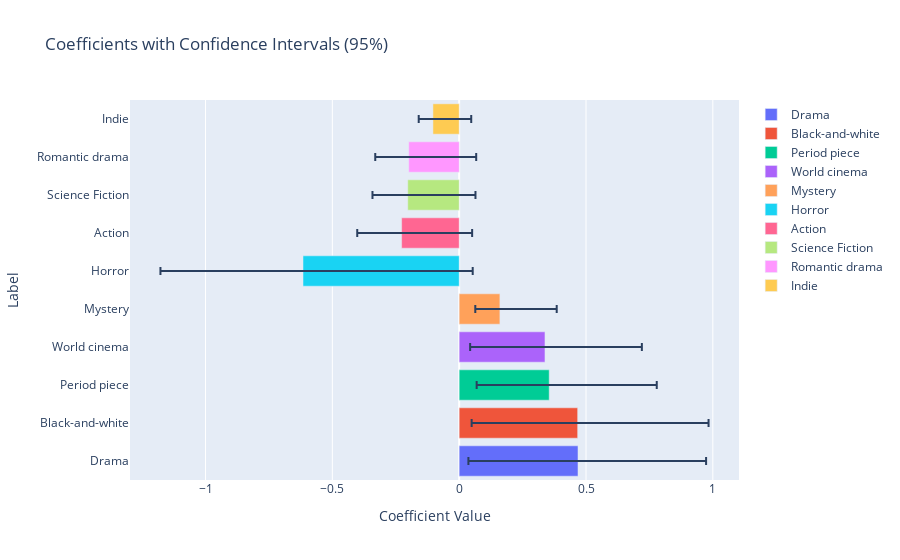

Notebook code cell kept with this figure:
### Markdown cell above
# Predicting Movie rating soleley on genre information

Running linear regression with a 0.8/0.2 or 0.85/0.15 train/test split, we get a mean absolute error of 0.72 for a threshold of 750 (meaning genres with less than 750 representatives aaren't represented), we coul use a stricter or more loosse threshold, the result doesn't change all that much. It would be interresting to if the time when the film went out plays a role in the films' sucess.

### Code cell
show_model(model_genres)

### Figure 1 — Plotly figure (JSON) as saved in the notebook; plotly's stock layout.template omitted (floating-point values rounded to 4 significant figures)
{"data": [{"error_x": {"array": [0.505], "arrayminus": [0.432], "symmetric": false, "type": "data"}, "name": "Drama", "orientation": "h", "type": "bar", "x": [0.4684], "y": ["Drama"]}, {"error_x": {"array": [0.516], "arrayminus": [0.418], "symmetric": false, "type": "data"}, "name": "Black-and-white", "orientation": "h", "type": "bar", "x": [0.4671], "y": ["Black-and-white"]}, {"error_x": {"array": [0.424], "arrayminus": [0.286], "symmetric": false, "type": "data"}, "name": "Period piece", "orientation": "h", "type": "bar", "x": [0.3549], "y": ["Period piece"]}, {"error_x": {"array": [0.382], "arrayminus": [0.295], "symmetric": false, "type": "data"}, "name": "World cinema", "orientation": "h", "type": "bar", "x": [0.3382], "y": ["World cinema"]}, {"error_x": {"array": [0.224], "arrayminus": [0.097], "symmetric": false, "type": "data"}, "name": "Mystery", "orientation": "h", "type": "bar", "x": [0.1605], "y": ["Mystery"]}, {"error_x": {"array": [-0.562], "arrayminus": [-0.669], "symmetric": false, "type": "data"}, "name": "Horror", "orientation": "h", "type": "bar", "x": [-0.6157], "y": ["Horror"]}, {"error_x": {"array": [-0.175], "arrayminus": [-0.278], "symmetric": false, "type": "data"}, "name": "Action", "orientation": "h", "type": "bar", "x": [-0.2269], "y": ["Action"]}, {"error_x": {"array": [-0.139], "arrayminus": [-0.267], "symmetric": false, "type": "data"}, "name": "Science Fiction", "orientation": "h", "type": "bar", "x": [-0.2028], "y": ["Science Fiction"]}, {"error_x": {"array": [-0.132], "arrayminus": [-0.266], "symmetric": false, "type": "data"}, "name": "Romantic drama", "orientation": "h", "type": "bar", "x": [-0.1989], "y": ["Romantic drama"]}, {"error_x": {"array": [-0.056], "arrayminus": [-0.151], "symmetric": false, "type": "data"}, "name": "Indie", "orientation": "h", "type": "bar", "x": [-0.1035], "y": ["Indie"]}], "layout": {"barmode": "group", "title": {"text": "Coefficients with Confidence Intervals (95%)"}, "xaxis": {"title": {"text": "Coefficient Value"}}, "yaxis": {"title": {"text": "Label"}}}}
